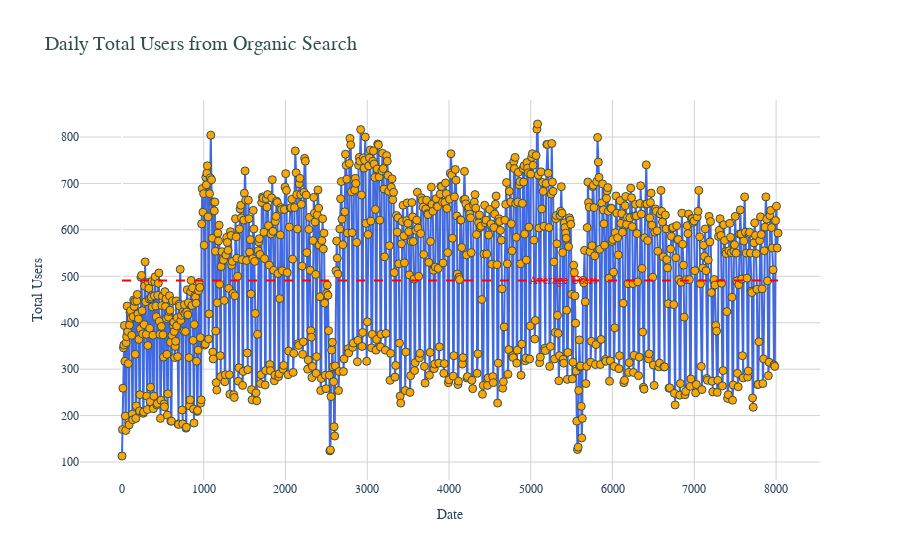

Source (notebook cell):
### Code cell
#Filter the data for 'Organic Search' channel
organic_search_data = tsa_analysis[tsa_analysis['channel'] == 'Organic Search']

# Create the figure
fig = go.Figure()

# Add a line plot for total users
fig.add_trace(go.Scatter(
    x=organic_search_data.index,
    y=organic_search_data['total_users'],
    mode='lines+markers',  # Adds both lines and markers
    line=dict(color='royalblue', width=2),  # Custom line color and width
    marker=dict(size=8, color='orange', line=dict(width=1, color='DarkSlateGrey')),  # Custom markers
    name='Total Users'
))

# Add average line with annotation
fig.add_shape(
    type='line',
    x0=organic_search_data.index.min(),
    y0=organic_search_data['total_users'].mean(),
    x1=organic_search_data.index.max(),
    y1=organic_search_data['total_users'].mean(),
    line=dict(color='red', width=2, dash='dash'),
    name='Average Users'
)

fig.add_annotation(
    x=organic_search_data.index[int(len(organic_search_data) * 0.7)],
    y=organic_search_data['total_users'].mean(),
    text='Average Users',
    showarrow=False,
    font=dict(size=12, color='red')
)

# Update layout for a polished look
fig.update_layout(
    title='Daily Total Users from Organic Search',
    title_font=dict(size=20, color='darkslategray'),
    xaxis_title='Date',
    yaxis_title='Total Users',
    plot_bgcolor='rgba(0,0,0,0)',  # Transparent background
    xaxis=dict(showgrid=True, gridcolor='LightGrey'),
    yaxis=dict(showgrid=True, gridcolor='LightGrey'),
    font=dict(family="Arial", size=12),
    legend=dict(x=0.8, y=1.1),
    hovermode='x unified'  # Unified hover mode for better interactivity
)

# Show the interactive plot
fig.show()

### Figure 1 — Plotly figure (JSON) as saved in the notebook; plotly's stock layout.template omitted (floating-point values rounded to 4 significant figures; data arrays with more than 128 entries replaced by an {"elided": "..."} marker saying what was removed)
{"data": [{"line": {"color": "royalblue", "width": 2}, "marker": {"color": "orange", "line": {"color": "DarkSlateGrey", "width": 1}, "size": 8}, "mode": "lines+markers", "name": "Total Users", "type": "scatter", "x": {"elided": "1000 int values"}, "y": {"elided": "1000 int values"}}], "layout": {"annotations": [{"font": {"color": "red", "size": 12}, "showarrow": false, "text": "Average Users", "x": 5396, "y": 490.8}], "font": {"family": "Arial", "size": 12}, "hovermode": "x unified", "legend": {"x": 0.8, "y": 1.1}, "plot_bgcolor": "rgba(0,0,0,0)", "shapes": [{"line": {"color": "red", "dash": "dash", "width": 2}, "name": "Average Users", "type": "line", "x0": 1, "x1": 8023, "y0": 490.8, "y1": 490.8}], "title": {"font": {"color": "darkslategray", "size": 20}, "text": "Daily Total Users from Organic Search"}, "xaxis": {"gridcolor": "LightGrey", "showgrid": true, "title": {"text": "Date"}}, "yaxis": {"gridcolor": "LightGrey", "showgrid": true, "title": {"text": "Total Users"}}}}
